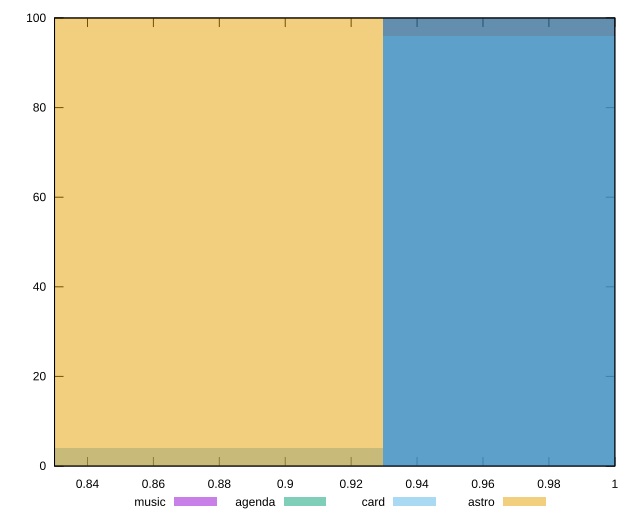

This chart was generated by the following gnuplot code:
reset

$music <<EOF
0.9916929388959355 100
EOF

$agenda <<EOF
0.9916929388959355 100
EOF

$card <<EOF
0.8677313215339435 4
0.9916929388959355 96
EOF

$astro <<EOF
0.8677313215339435 100
EOF

set key outside below
set boxwidth 0.12396161736199193
set xrange [0.83:1]
set yrange [0:100]
set trange [0:100]
set style fill transparent solid 0.5 noborder
set terminal svg size 640, 520 enhanced background rgb 'white'
set output "reports/report_00031_2021-02-24T23-18-18.084Z/cumulative-layout-shift/comparison/histogram/all_score.svg"

plot $music title "music" with boxes, \
     $agenda title "agenda" with boxes, \
     $card title "card" with boxes, \
     $astro title "astro" with boxes

reset
